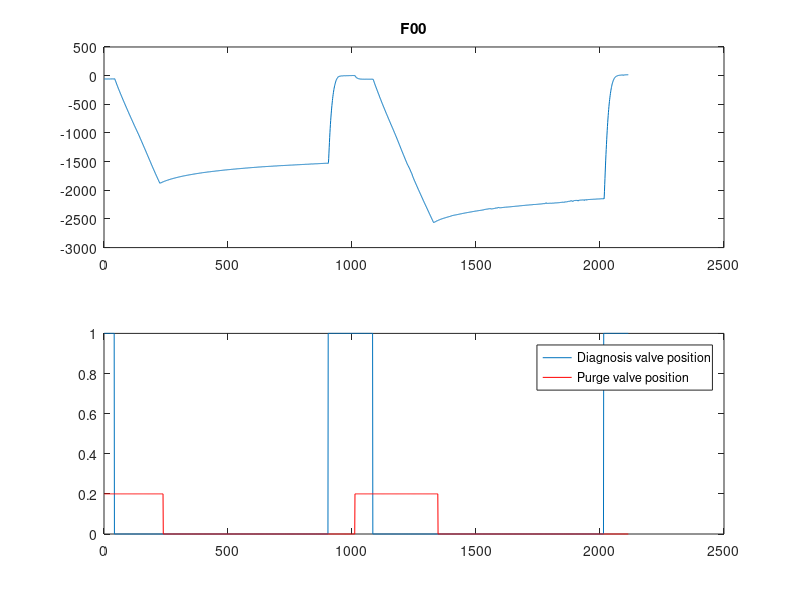
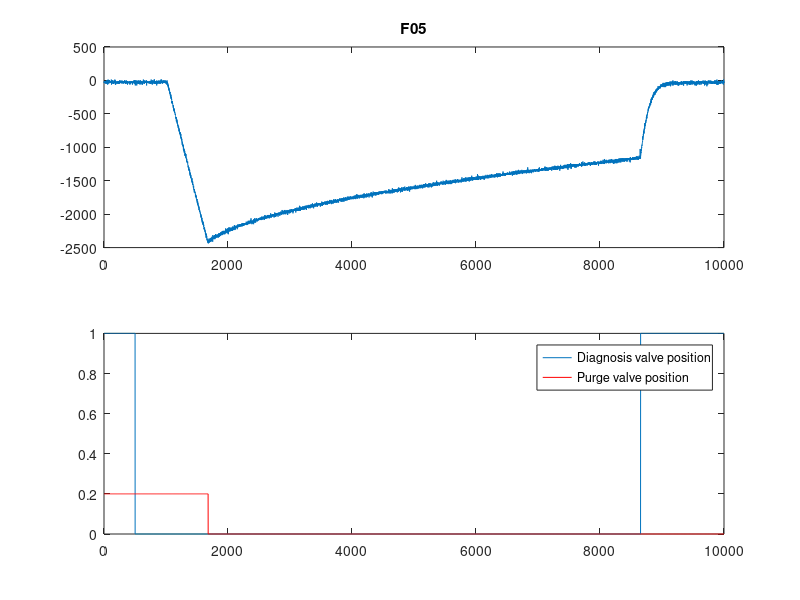
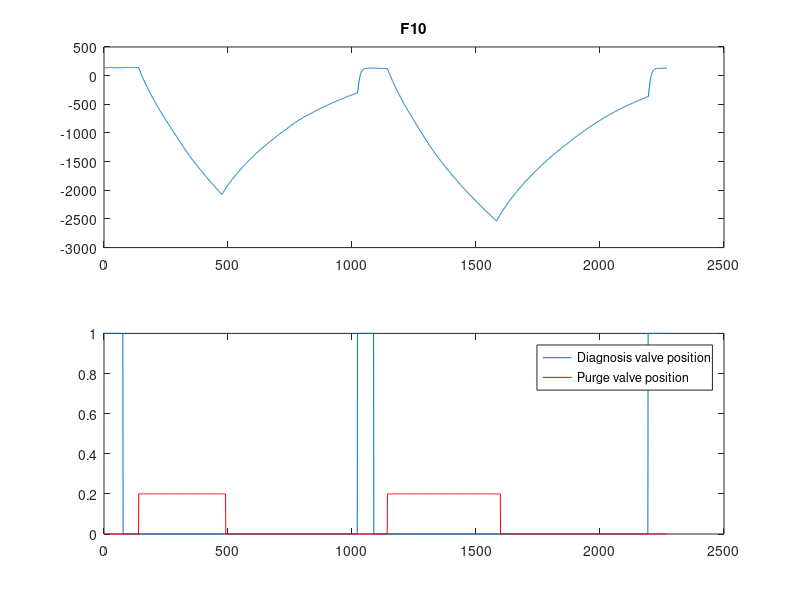
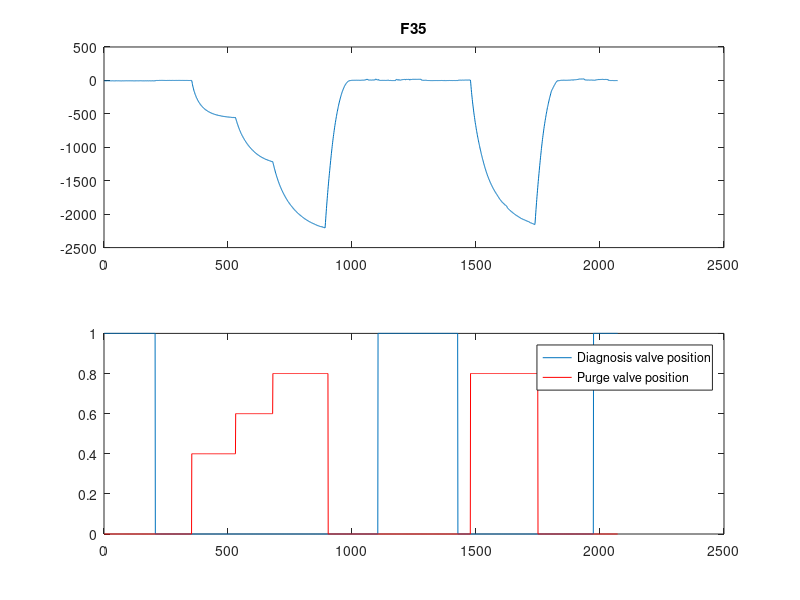

MATLAB code for these plots, in order: (Note: this script raises an error after producing the figures.)
%% *** TSFS06 Laboration 2 Skeleton main file: Diagnosis of Purge System ***
clc
clear
close all

%% *** Data Loading ***
load diagnosisFile.mat

%% *** Plot data ***
d_hat = diagnosisSequences.F00;

figure(1);
subplot(211)
plot(d_hat.y);
title('F00')
subplot(212)
plot(d_hat.D);
hold on;
plot(d_hat.P,'r');
legend('Diagnosis valve position','Purge valve position');
hold off;

d_hat = diagnosisSequences.F05;

figure(2);
subplot(211)
plot(d_hat.y);
title('F05')
subplot(212)
plot(d_hat.D);
hold on;
plot(d_hat.P,'r');
legend('Diagnosis valve position','Purge valve position');
hold off;

d_hat = diagnosisSequences.F10;

figure(3);
subplot(211)
plot(d_hat.y);
title('F10')
subplot(212)
plot(d_hat.D);
hold on;
plot(d_hat.P,'r');
legend('Diagnosis valve position','Purge valve position');
hold off;

d_hat = diagnosisSequences.F35;

figure(4);
subplot(211)
plot(d_hat.y);
title('F35')
subplot(212)
plot(d_hat.D);
hold on;
plot(d_hat.P,'r');
legend('Diagnosis valve position','Purge valve position');
hold off;

d_hat = diagnosisSequences.F50;

figure(5);
subplot(211)
plot(d_hat.y);
title('F50')
subplot(212)
plot(d_hat.D);
hold on;
plot(d_hat.P,'r');
legend('Diagnosis valve position','Purge valve position');
hold off;

d_hat = diagnosisSequences.Fxx;

figure(6);
subplot(211)
plot(d_hat.y);
title('Fxx')
subplot(212)
plot(d_hat.D);
hold on;
plot(d_hat.P,'r');
legend('Diagnosis valve position','Purge valve position');
hold off;

%% *** Set index intervals for all datasets
diagnosisSequences.F00.biasIdx  = [953 1011];   %(Samples [start end] for bias estimation)
diagnosisSequences.F00.diagIdx  = [226 903];    %(Samples [start end] for diagnosis sequence 1)
diagnosisSequences.F00.diagIdx2 = [1330 2014];  %(Samples [start end] for diagnosis sequence 2)

diagnosisSequences.F05.biasIdx  = [9200 10000]; %
diagnosisSequences.F05.diagIdx  = [1753 8646];  %

diagnosisSequences.F10.biasIdx  = [1 76];       %
diagnosisSequences.F10.diagIdx  = [476 1021];   %
diagnosisSequences.F10.diagIdx2 = [1583 2193];  %

diagnosisSequences.F35.biasIdx  = [1120 1426];  %
diagnosisSequences.F35.diagIdx  = [891 999];    %
diagnosisSequences.F35.diagIdx2 = [1737 1830];  %

diagnosisSequences.F50.biasIdx  = [970 1500];   %
diagnosisSequences.F50.diagIdx  = [782 820];    %
diagnosisSequences.F50.diagIdx2 = [1938 1975];  %

diagnosisSequences.Fxx.biasIdx  = [9275 9999];  %
diagnosisSequences.Fxx.diagIdx  = [1717 8690];  %

%% *** Detection results ***
pfa  = 0.01; % Probability of false alarm

d_hat = diagnosisSequences.F00;
res00a  = Leakage_test( d_hat, d_hat.biasIdx, d_hat.diagIdx, pfa)  ;
res00b  = Leakage_test( d_hat, d_hat.biasIdx, d_hat.diagIdx2, pfa) ;

d_hat = diagnosisSequences.F05;
res05  = Leakage_test( d_hat, d_hat.biasIdx, d_hat.diagIdx, pfa) ;

d_hat = diagnosisSequences.F10;
res10a = Leakage_test( d_hat, d_hat.biasIdx, d_hat.diagIdx, pfa) ;
res10b = Leakage_test( d_hat, d_hat.biasIdx, d_hat.diagIdx2, pfa);

d_hat = diagnosisSequences.F35;
res35a = Leakage_test( d_hat, d_hat.biasIdx, d_hat.diagIdx, pfa) ;
res35b = Leakage_test( d_hat, d_hat.biasIdx, d_hat.diagIdx2, pfa);

d_hat = diagnosisSequences.F50;
res50a = Leakage_test( d_hat, d_hat.biasIdx, d_hat.diagIdx, pfa) ;
res50b = Leakage_test( d_hat, d_hat.biasIdx, d_hat.diagIdx2, pfa);

d_hat = diagnosisSequences.Fxx;
resxx  = Leakage_test( d_hat, d_hat.biasIdx, d_hat.diagIdx, pfa) ;

%% *** Assumptions validation ***
japan{1} = 'F00';
japan{2} = 'F05';
japan{3} = 'F10';
japan{4} = 'F35';
japan{5} = 'F50';
japan{6} = 'FXX';


figure(7); clf;
subplot(2,2,1);
plot(xcorr(res00a.R))
title([japan{1} 'a'])
subplot(2,2,2);
normplot(res00a.R);
title([japan{1} 'a'])
subplot(2,2,3);
plot(xcorr(res00b.R))
title([japan{1} 'b'])
subplot(2,2,4);
normplot(res00b.R);
title([japan{1} 'b'])

figure(8); clf;
subplot(2,1,1);
plot(xcorr(res05.R));
title([japan{2}])
subplot(2,1,2);
normplot(res05.R);

figure(9); clf;
subplot(2,2,1);
plot(xcorr(res10a.R))
title([japan{3} 'a'])
subplot(2,2,2);
normplot(res10a.R);
title([japan{3} 'a'])
subplot(2,2,3);
plot(xcorr(res10b.R))
title([japan{3} 'b'])
subplot(2,2,4);
normplot(res10b.R);
title([japan{3} 'b'])

figure(10); clf;
subplot(2,2,1);
plot(xcorr(res35a.R))
title([japan{4} 'a'])
subplot(2,2,2);
normplot(res35a.R);
title([japan{4} 'a'])
subplot(2,2,3);
plot(xcorr(res35b.R))
title([japan{4} 'b'])
subplot(2,2,4);
normplot(res35b.R);
title([japan{4} 'b'])

figure(11); clf;
subplot(2,2,1);
plot(xcorr(res50a.R))
title([japan{5} 'a'])
subplot(2,2,2);
normplot(res50a.R);
title([japan{5} 'a'])
subplot(2,2,3);
plot(xcorr(res50b.R))
title([japan{5} 'b'])
subplot(2,2,4);
normplot(res50b.R);
title([japan{5} 'b'])

figure(12); clf;
subplot(2,1,1);
plot(xcorr(resxx.R));
title([japan{6}])
subplot(2,1,2);
normplot(resxx.R);
title([japan{6}])

%% 

test(1) = res00a.T/res00a.J;
test(2) = res05.T/res05.J;
test(3) = res10a.T/res10a.J;
test(4) = res35a.T/res35a.J;
test(5) = res50b.T/res50b.J; % dulig
test(6) = resxx.T/resxx.J;

figure(13); clf;
plot([0 5 10 35]*0.1, test(1:4), 0.1*[0 5 10 35], [test(6) test(6) test(6) test(6)])

%% Estimation model of k2

rho = 1.2041;

B = [res05.k2;
     %res10a.k2;
     %res10b.k2;
     res35a.k2;
     res35b.k2;
     res50a.k2;
     res50b.k2];

A = [0.0005^2;
     %0.001^2;
     %0.001^2;
     0.0035^2;
     0.0035^2;
     0.005^2;
     0.005^2;];

C = A\B;

% Estimation of orifice diameter in the unknown case

d_hat(1) = sqrt(res05.k2/C);
d_hat(2) = sqrt(res10a.k2/C);
d_hat(3) = sqrt(res10b.k2/C);
d_hat(4) = sqrt(res35a.k2/C);
d_hat(5) = sqrt(res35b.k2/C);
d_hat(6) = sqrt(res50a.k2/C);
d_hat(7) = sqrt(res50b.k2/C);
d_hat(8) = sqrt(resxx.k2/C);

figure(14); clf;
plot(real(d_hat(1:end-1))./(10^(-4)*[5 10 10 35 35 50 50]))
hold on
plot([1 7],[0.9 1.1;0.9 1.1],'r-.')
hold off
xlabel('Dataset')
ylabel('Normaliserad diameterskattning')